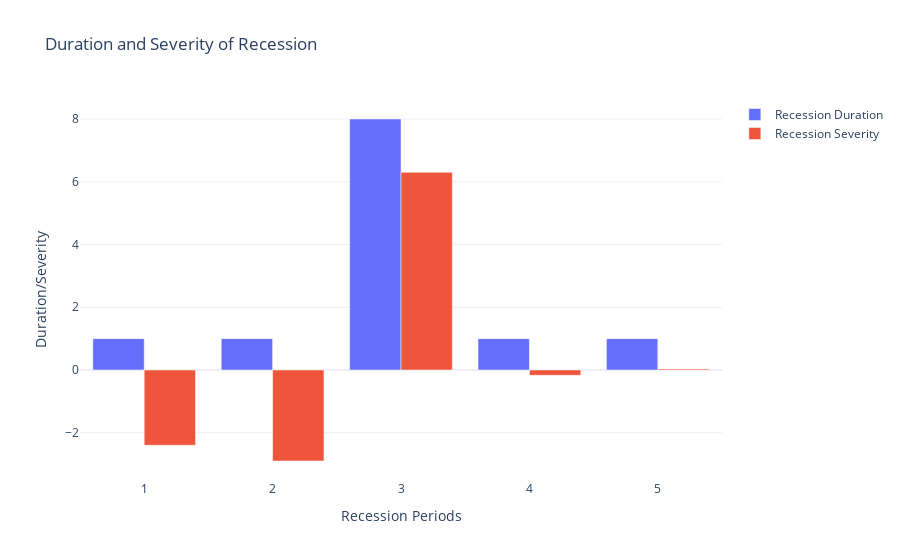

The notebook cell this image was saved under:
### Code cell
fig = go.Figure()
fig.add_trace(go.Bar(x=recession_duration.index, y=recession_duration,
                     name='Recession Duration'))
fig.add_trace(go.Bar(x=recession_severity.index, y=recession_severity,
                     name='Recession Severity'))

fig.update_layout(title='Duration and Severity of Recession',
                  xaxis_title='Recession Periods',
                  yaxis_title='Duration/Severity')

fig.show()

### Figure 1 — Plotly figure (JSON) as saved in the notebook; plotly's stock layout.template omitted (floating-point values rounded to 4 significant figures)
{"data": [{"name": "Recession Duration", "type": "bar", "x": [1, 2, 3, 4, 5], "y": [1, 1, 8, 1, 1]}, {"name": "Recession Severity", "type": "bar", "x": [1, 2, 3, 4, 5], "y": [-2.4, -2.9, 6.3, -0.1667, 0.03333]}], "layout": {"title": {"text": "Duration and Severity of Recession"}, "xaxis": {"title": {"text": "Recession Periods"}}, "yaxis": {"title": {"text": "Duration/Severity"}}}}
